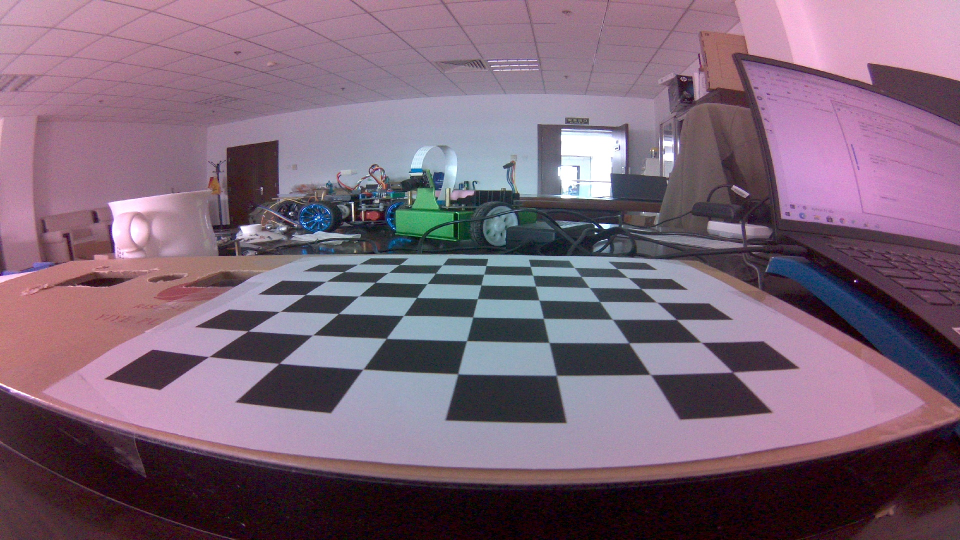
#> input picture jiaozhengtupian/1.jpg, 1920 x 1080 px (shown at 1/2 size)
$ python undistorted.py jiaozhengtupian/1.jpg   (older library calls are emulated)
#> lines starting #> are read from the running program, lines starting #| are printed output that depends on the picture
# You should replace these 3 lines with the output in calibration step
import numpy as np
import cv2
import sys
DIM=(1280, 720)
K=np.array([[-31190.47191209647, -0.0, 667.330647269763], [0.0, -14405.222579044883, 80.68167531658455], [0.0, 0.0, 1.0]])
D=np.array([[152.50098302679038], [-150.36440309694163], [83.13957034501341], [-39.63732437907149]])
def undistort(img_path):
#> called with img_path = 'jiaozhengtupian/1.jpg'
    img = cv2.imread(img_path)
#> img is the input picture: shape (1080, 1920, 3); mean B, G, R 118.5, 101.2, 123.9
    h,w = img.shape[:2]
#> h = 1080; w = 1920
    map1, map2 = cv2.fisheye.initUndistortRectifyMap(K, D, np.eye(3), K, DIM, cv2.CV_16SC2)
    undistorted_img = cv2.remap(img, map1, map2, interpolation=cv2.INTER_LINEAR, borderMode=cv2.BORDER_CONSTANT)
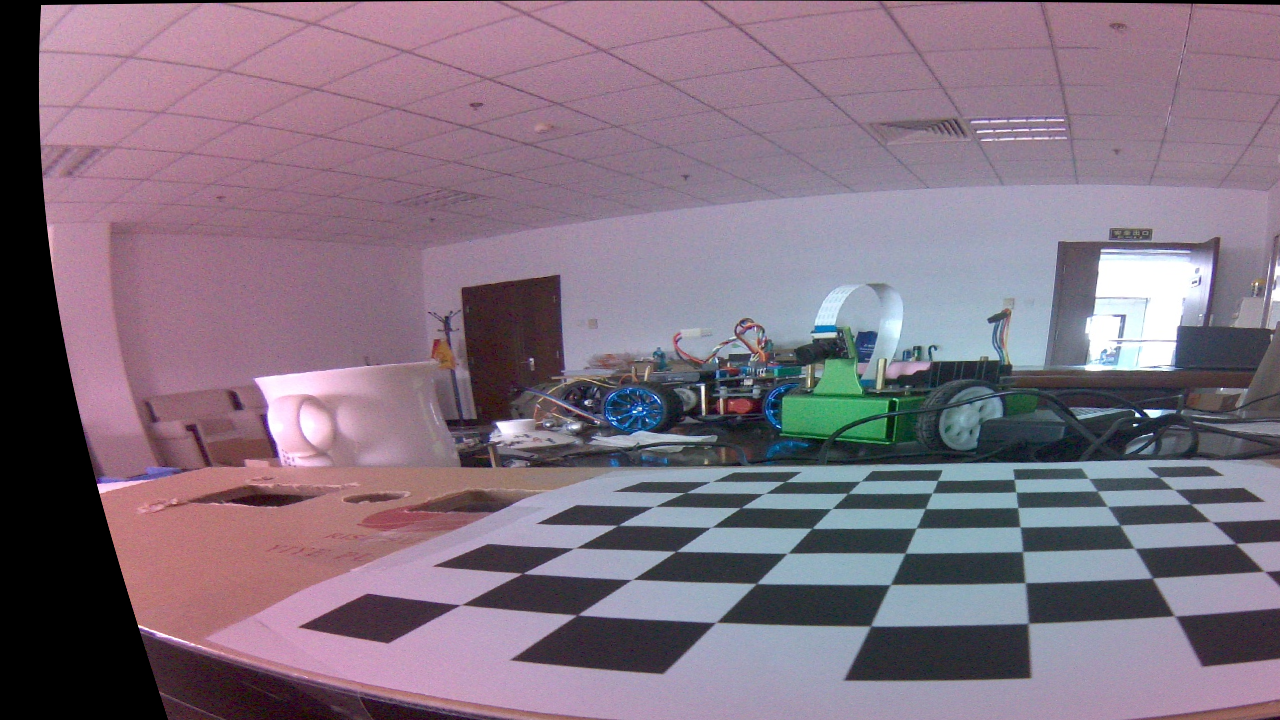
#> undistorted_img: shape (720, 1280, 3); mean B, G, R 128, 112.6, 129.5
    #cv2.imshow("undistorted", undistorted_img)
    cv2.imwrite("normal.jpg",undistorted_img)
    #cv2.waitKey(0)
    #cv2.destroyAllWindows()
if __name__ == '__main__':
    for p in sys.argv[1:]:
        undistort(p)

$ run again, on jiaozhengtupian/11.jpg
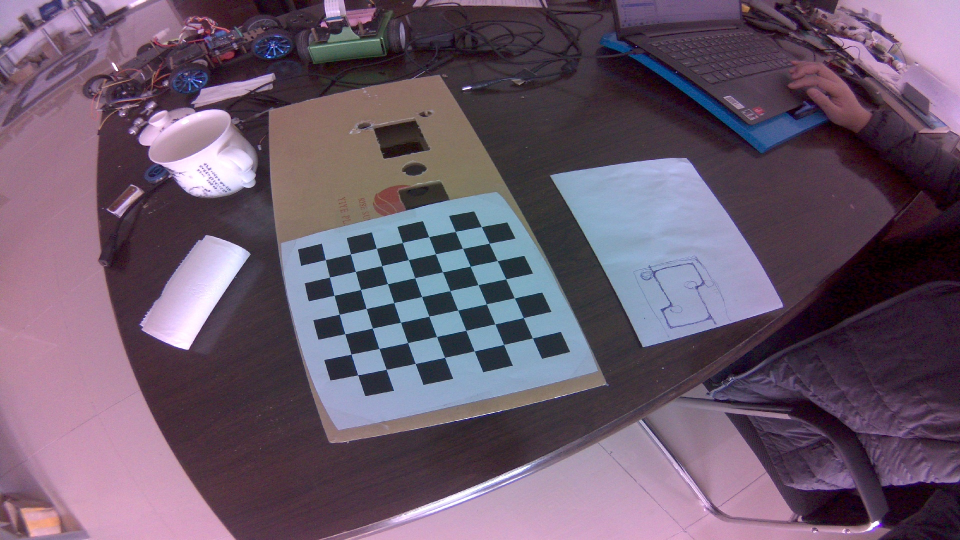
#> input picture jiaozhengtupian/11.jpg, 1920 x 1080 px (shown at 1/2 size)
#> in undistort, img is the input picture: shape (1080, 1920, 3); mean B, G, R 107.4, 89.2, 106.3
#> in undistort, `undistorted_img = cv2.remap(img, map1, map2, interpolation=cv2.INTER_L..`:
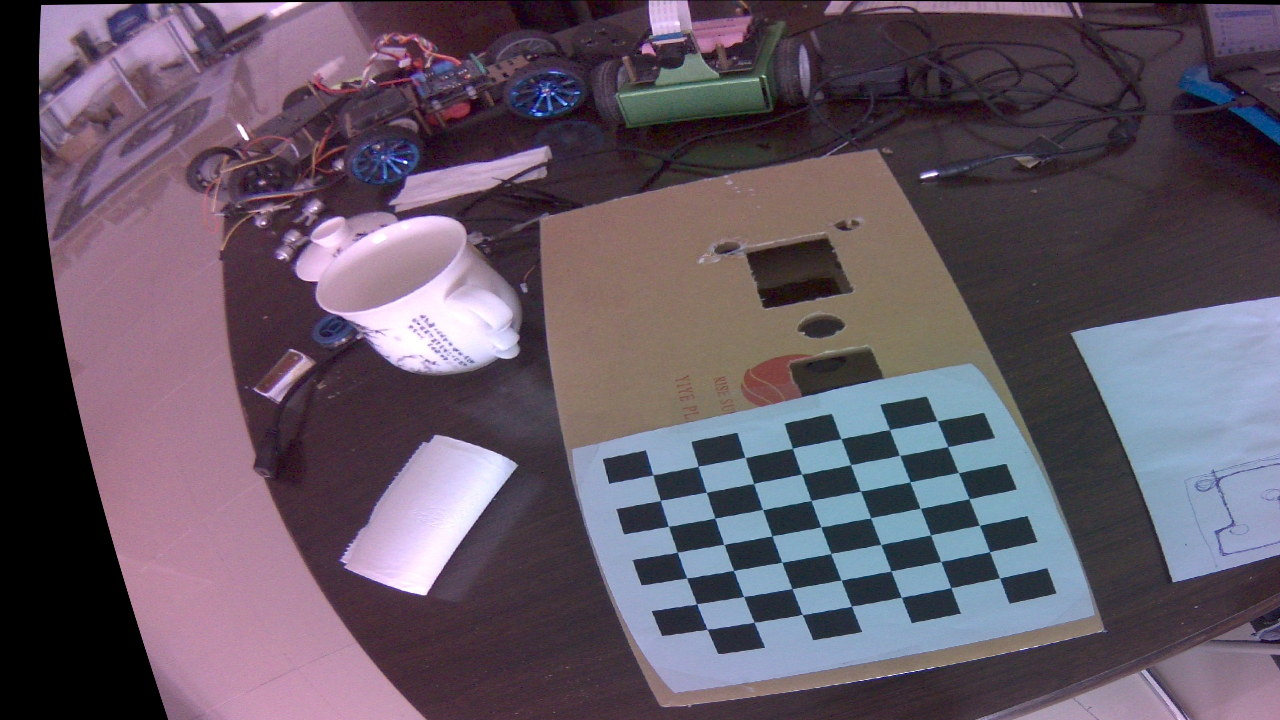
#> undistorted_img: shape (720, 1280, 3); mean B, G, R 100.6, 86.8, 98.9

$ run again, on jiaozhengtupian/12.jpg
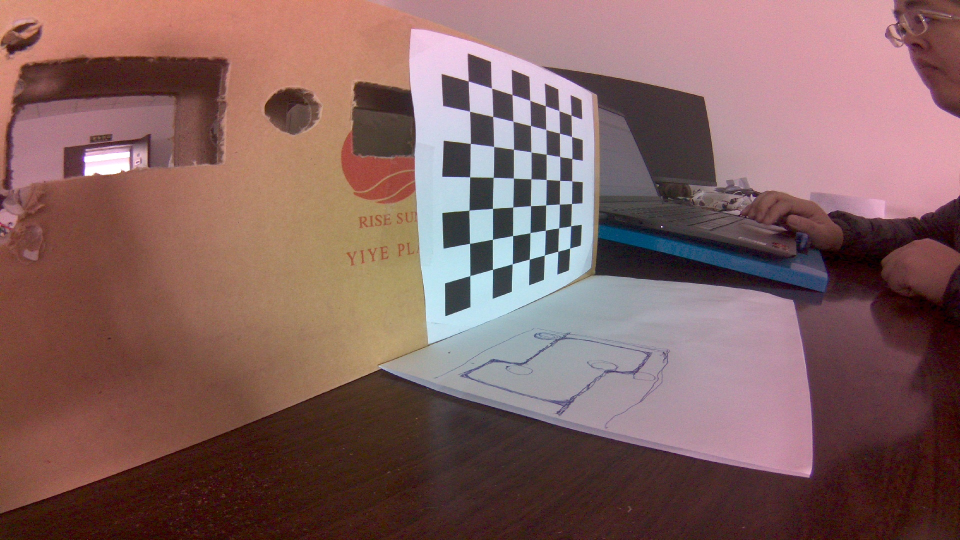
#> input picture jiaozhengtupian/12.jpg, 1920 x 1080 px (shown at 1/2 size)
#> in undistort, img is the input picture: shape (1080, 1920, 3); mean B, G, R 96.1, 98.2, 131.2
#> in undistort, `undistorted_img = cv2.remap(img, map1, map2, interpolation=cv2.INTER_L..`:
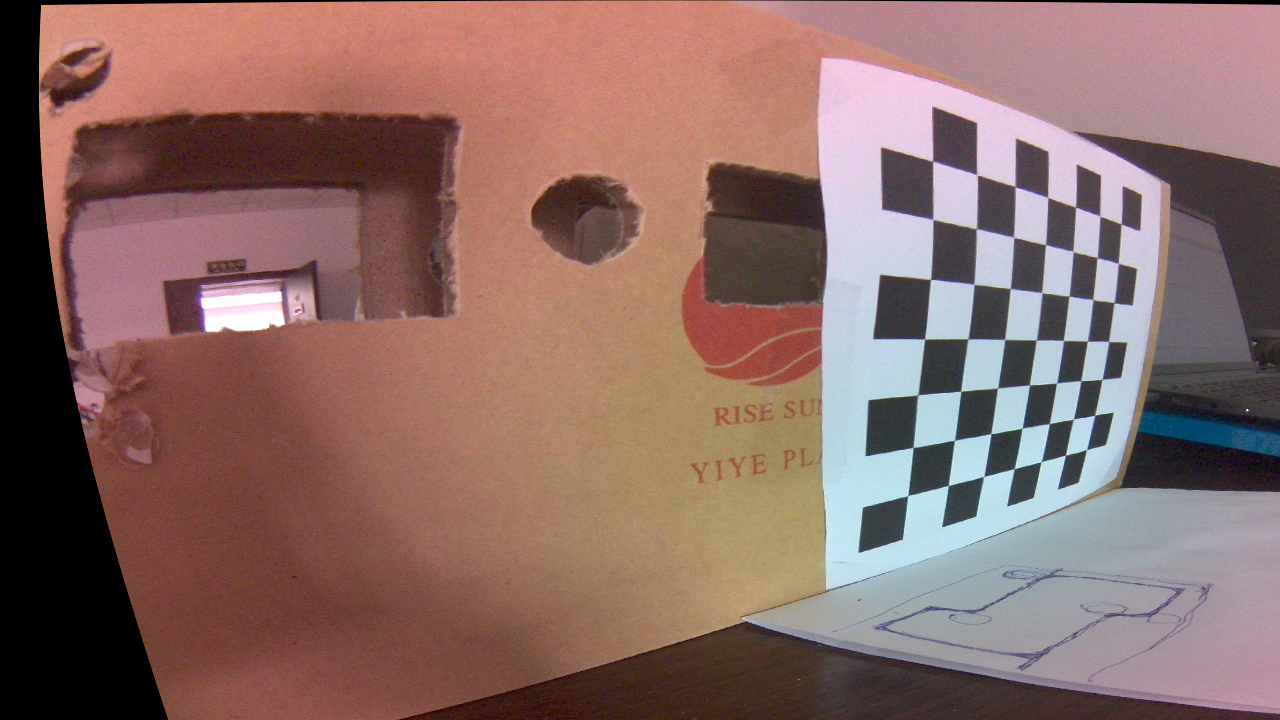
#> undistorted_img: shape (720, 1280, 3); mean B, G, R 102.3, 108, 138.1

$ run again, on jiaozhengtupian/13.jpg
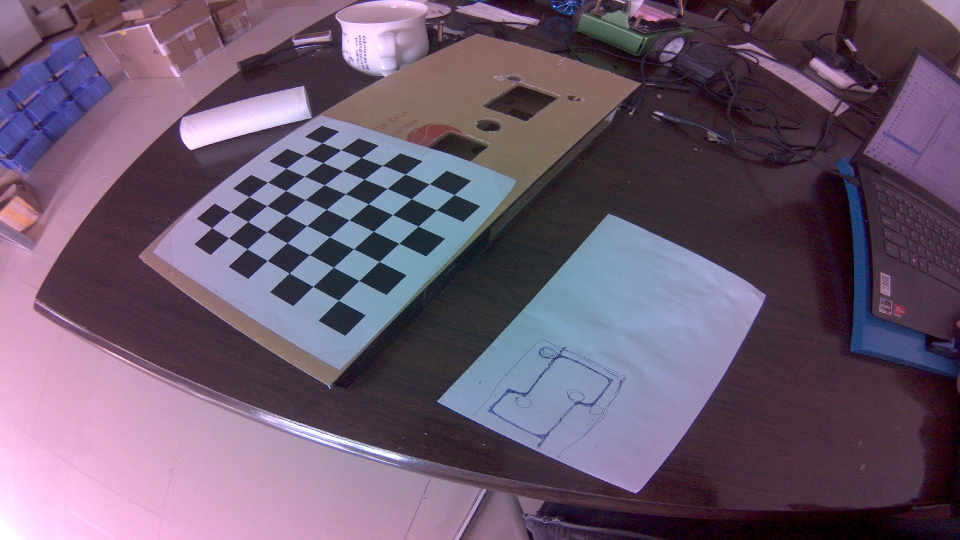
#> input picture jiaozhengtupian/13.jpg, 1920 x 1080 px (shown at 1/2 size)
#> in undistort, img is the input picture: shape (1080, 1920, 3); mean B, G, R 109.7, 89.3, 106.9
#> in undistort, `undistorted_img = cv2.remap(img, map1, map2, interpolation=cv2.INTER_L..`:
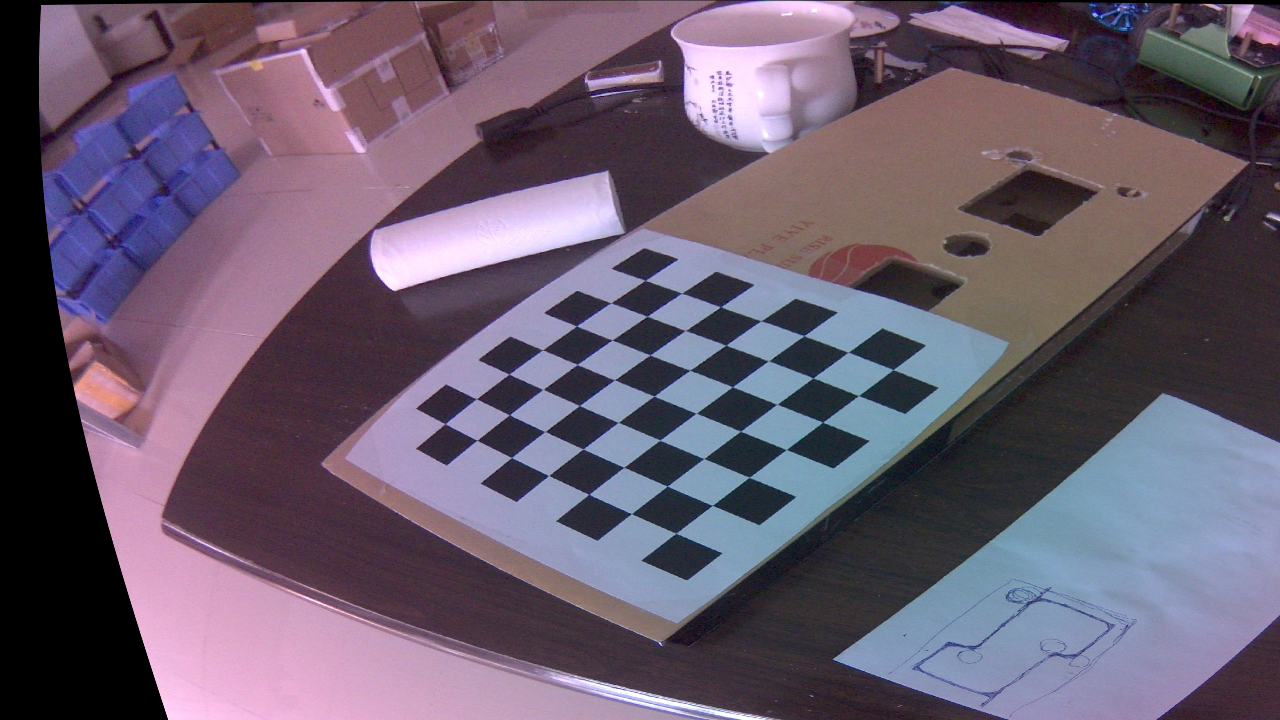
#> undistorted_img: shape (720, 1280, 3); mean B, G, R 110.6, 92.4, 105.8
